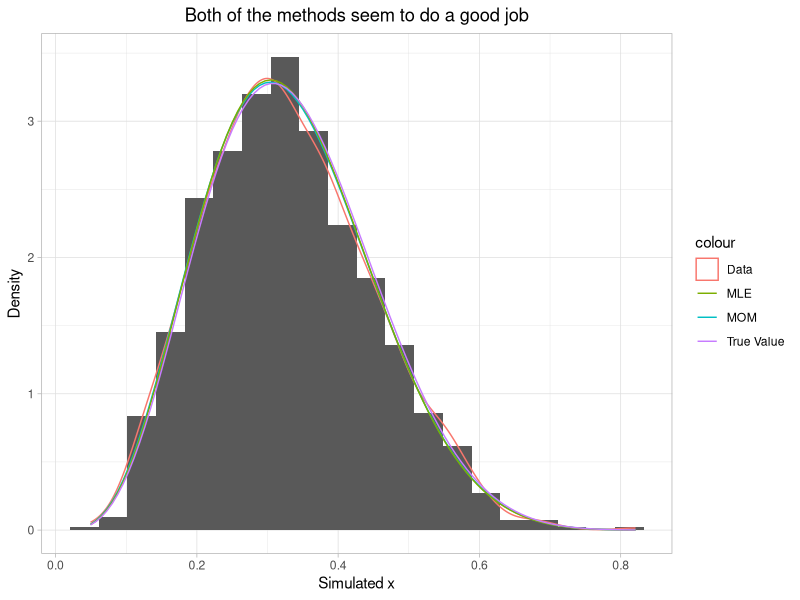

Source code (R):
# HW9: Distribution
#
# In this exercise, you will use a simulated data, estimate the parameters
# and compare the result of method of moments and maximum likelihood estimator.
# We will focus on the beta distribution[https://en.wikipedia.org/wiki/Beta_distribution]
#
# 1. Set your seed to `5206`, and generate 1000 samples from a beta distribution
#    with parameters shape1($\alpha$) = 5, shape2($\beta$) = 10.
#    Save your simulation into `x`.
## Do not modify this line!
set.seed(5206)
x<-rbeta(1000,shape1 = 5,shape2 = 10)


# 2. We want to estimate the parameters from these simulated points.
#    For beta distribution, we have closed form for the method-of-moments estimates of
#    the parameters. You can find the equations through the wikipedia link above (in
#    section Method of moments).
#    Use the closed form to estimate $\alpha$ and $\beta$. Save the estimated $\alpha$
#    into `alpha0` and $\beta$ into `beta0`.
## Do not modify this line!
sample_mean<-mean(x)
sample_var<-var(x)
alpha0<-sample_mean*((sample_mean*(1-sample_mean))/sample_var-1)
beta0<-(1-sample_mean)*((sample_mean*(1-sample_mean))/sample_var-1)


# 3. Now instead of using the closed form equations, we will try a numerical method.
#    Let's first create a function `mom_beta` that takes an input `par`, a
#    vector of length 2, representing respectively $\alpha$ and $\beta$ in the
#    beta distribution. The function will output a vector of length 2,
#    representing respectively the mean and variance of the beta distribution.
#    You can find formulas on your probability text book or on the website above.
#    Then create a function factory `obj_beta_factory` that takes an input `x`
#    representing the data, and return a function which takes an input `par` as
#    parameter and beta distribution and returns the sum of squared error
#    between the true mean and variance of `x` and the beta distribution
#    specified by `par`.
## Do not modify this line!
mom_beta<-function(par){
  return(c(par[1]/(par[1]+par[2]),par[1]*par[2]/((par[1]+par[2])^2*(par[1]+par[2]+1))))
}
obj_beta_factory<-function(x){
  moments=c(mean(x),var(x))
  function(par){
    differences<-moments-mom_beta(par)
    differences<-sum(differences^2)
    return(differences)
  }
}

# 4. Then create a function `par_beta` to estimate the parameters from the data.
#    The function takes an input `x` representing the data, and returns the
#    estimated parameters.
#    To do this, you can use:
#      - `obj_beta_factory()` you just created to create an objective function for
#        optimization for our sampled data `x`.
#      - `optim()` to optimize the objective function
#        - choose startpoint as $\alpha=1$ and $\beta=1$
#      - Then extract and return the optimal parameters
#    Implement your `par_beta` on the simulated data `x` in question #1.
#    Save your estimated parameter $\alpha$ into `alpha1` and $\beta$ into `beta1`.
## Do not modify this line!
par_beta<-function(x){
  obj_beta<-obj_beta_factory(x)
  optim(c(1,1),obj_beta)$par
}
par_beta(x)
alpha1<-par_beta(x)[1]
beta1<-par_beta(x)[2]
# 5. After using the method of moments, let's try maximum likelihood estimators.
#    Create a function `nll_beta` to calculate the negative loglikelihood
#    of our data under the parameters. The function will take two inputs `par`
#    as parameters(a vector of length two) and `x` as data. It returns the
#    calculated negative loglikelihood.
#    To do this, you can use:
#      - `dbeta()` to calculate the likelihood
#        - specify `log = TRUE` to calculate the loglikelihood.
#      - `optim()` and `nll_beta()` you just created
#        - choose startpoint as $\alpha=1$ and $\beta=1$
#        - specify `hessian = T`
#        - specify `lower = 0`
#        - specify `method = "L-BFGS-B"`
#      - `solve()` to get the inverse of hessian matrix
#      - `sqrt()` and `diag()` to get the standard error of each variable
#    Save your estimated parameter $\alpha$ into `alpha2` and $\beta$ into `beta2`.
#    Save the estimated lower and upper bound confidence interval into `lower` and
#    `upper` respectively, they should both be vector of length 2.
#    You can use 1.96 for the 0.975 quantile of the standard normal distribution.
## Do not modify this line!
nll_beta<-function(par,x){
  -sum(dbeta(x,shape1 = par[1],shape2 = par[2],log=TRUE))
}

fit<-optim(c(1,1),nll_beta,x=x,hessian = T,lower=0,method = "L-BFGS-B")
fisher_info<-solve(fit$hessian)
se<-sqrt(diag(fisher_info))
alpha2<-fit$par[1]
beta2<-fit$par[2]
lower<-fit$par-1.96*se
upper<-fit$par+1.96*se
# 6. Compare the result of MOM (use `alpha1` and `beta1`) and MLE by ploting the
#    estimated density curves together on the same plot.
#    You should first load `ggplot2` and then add a histogram and the estimated
#    density of the original `x`, then add the two estimated density curves.
#    To do this, you can use:
#      - `as.data.frame()` to tranform `x` into a dataframe.
#      - `ggplot()` to initialize a ggplot object.
#        Set its arguments `data` and `mapping`.
#      - `geom_histogram()` to add a hitogram with density scale.
#        - specify `bins=20`.
#      - `geom_density()` to add the density curve.
#        - specify `color = "Data"`.
#      - `stat_function` to add the three curves for MOM, MLE and True Value.
#        - specify `color = "MOM"`, `color = "MLE"` and `color = "True Value"`
#          for each curve.
#      - `labs()` to format the labels such that:
#        - `title = "Both of the methods seem to do a good job"`.
#        - `x = "Simulated x"`.
#        - `y = "Density"`.
#      - `theme_light()` to change the theme of plots.
#      - `theme()` to change the title and subtitle to the middle of the plot.
#        - Set its argument `plot.title` using `element_text(hjust = 0.5)`.
#    Save your figure into `g1`.
## Do not modify this line!
library(ggplot2)
library(purrr)
x_beta_density1<-partial(dbeta,shape1=alpha1,shape2=beta1)
x_beta_density2<-partial(dbeta,shape1=alpha2,shape2=beta2)
x_beta_density3<-partial(dbeta,shape1=5,shape2=10)
x<-as.data.frame(x)
g1<-ggplot(data=x,aes(x=x))+
  geom_histogram(aes(y=..density..),bins=20)+
  geom_density(aes(color="Data"))+
  stat_function(fun=x_beta_density1,aes(color="MOM"))+
  stat_function(fun=x_beta_density2,aes(color="MLE"))+
  stat_function(fun=x_beta_density3,aes(color="True Value"))+
  labs(title="Both of the methods seem to do a good job",
       x="Simulated x",
       y="Density")+
  theme_light()+
  theme(plot.title=element_text(hjust = 0.5))
g1


